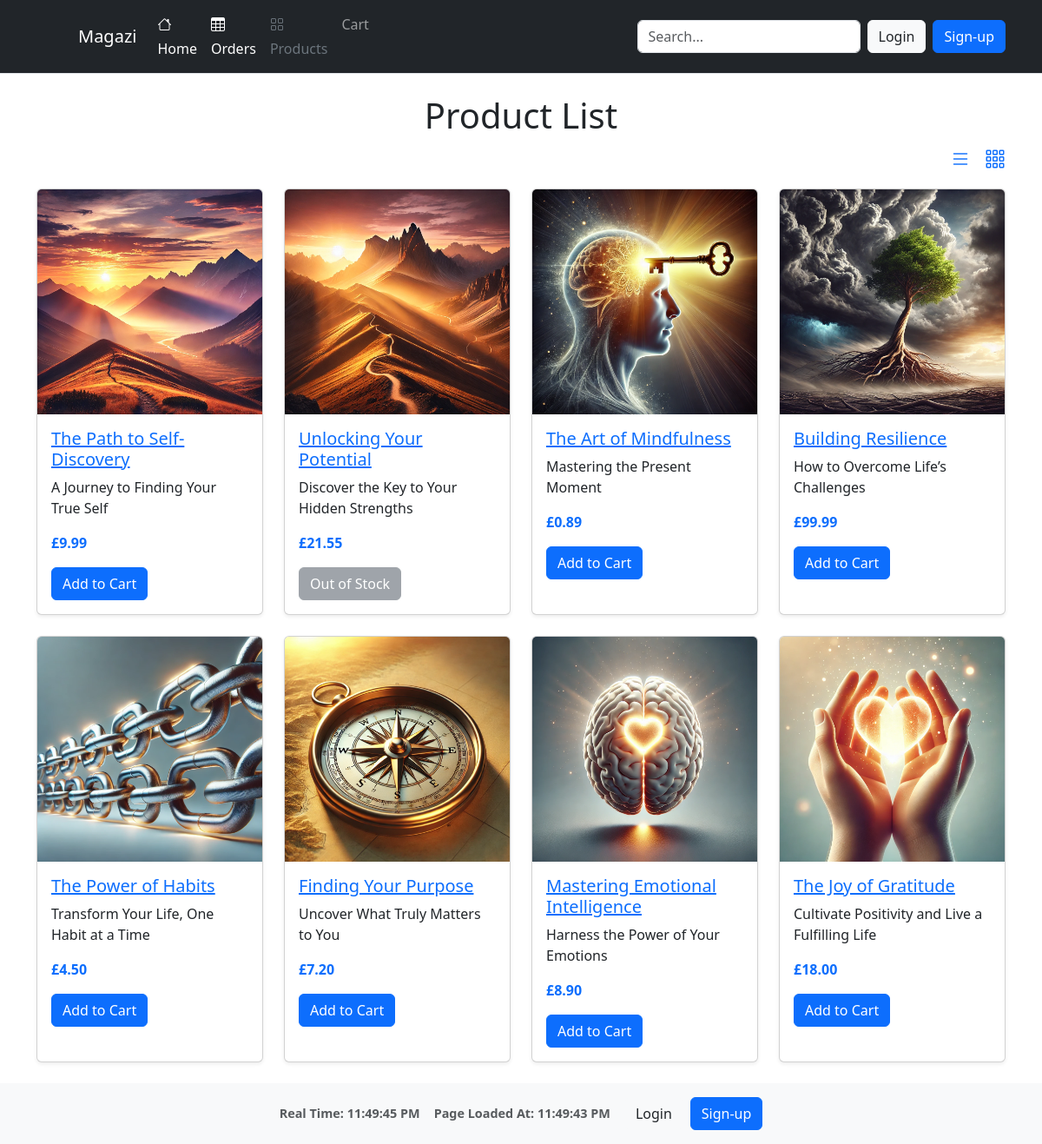
Screenshot of /products/ with the database file from the repository.
### products/models.py (models this page shows, shortened)
class Product(models.Model):
    name = models.CharField(max_length=255)
    description = models.TextField()
    price = models.DecimalField(max_digits=10, decimal_places=2)
    image = models.ImageField(upload_to='product_images/', null=True, blank=True)
    stock = models.PositiveIntegerField(default=0)
    digital_file = models.FileField(upload_to='digital_products/', blank=True, null=True)
    created_at = models.DateTimeField(auto_now_add=True)
    updated_at = models.DateTimeField(auto_now=True)

### products/views.py (the view)
# urls.py: path('', views.product_list, name='product_list'),
def product_list(request):
    products = Product.objects.all()  # Retrieve all products from the database
    return render(request, 'products/product_list.html', {'products': products})

### cart/context.py (called while the page is built, shortened)
def cart_summary(request):
    cart = request.session.get('cart', {})
    cart_items = []
    total = 0
    return {'cart_total': total, 'cart_items': cart_items}

### products/templates/products/product_list.html (shortened to what this page needs)
{% extends "base.html" %}
{% load static %}
{% block extracss %}
    <link href="{% static 'css/products.css' %}" rel="stylesheet">
{% endblock %}
{% block content %}
<div class="container my-4">
    <h1 class="text-center">Product List</h1>
    <div class="d-flex justify-content-end mb-3">
        <a id="toggle-list" href="#" class="me-3" title="List View">
            <i class="bi bi-list" style="font-size: 1.5rem; color: #0d6efd;"></i>
        </a>
        <a id="toggle-grid" href="#" title="Grid View">
            <i class="bi bi-grid-3x3-gap" style="font-size: 1.5rem; color: #0d6efd;"></i>
        </a>
    </div>
        <div id="product-container" class="row row-cols-1 row-cols-sm-2 row-cols-md-3 row-cols-lg-4 g-4">
        {% for product in products %}
            <div class="col">
                <div class="card h-100 shadow-sm  product-card">
                    {% if product.image %}
                        <img src="{{ product.image.url }}" class="card-img-top" alt="{{ product.name }}">
                    {% endif %}
                    <div class="card-body">
                        <h5 class="card-title">
                            <a href="{% url 'products:product_detail' product.id %}">{{ product.name }}</a>
                        </h5>
                        <p class="card-text">{{ product.description|truncatechars:100 }}</p>
                        <p class="card-text text-primary fw-bold">£{{ product.price }}</p>
                        {% if product.stock > 0 %}
                            <a href="{% url 'cart:add_to_cart' product.id %}" class="btn btn-primary">Add to Cart</a>
                        {% else %}
                            <button class="btn btn-secondary" disabled>Out of Stock</button>
                        {% endif %}
                    </div>
                </div>
            </div>
        {% endfor %}
    </div>
</div>
{% endblock %}

### static/css/base_style.css (style rules this page uses)
html, body { min-height: 100vh; margin: 0; display: flex; flex-direction: column; }

### rows the page displays
Product: image (picture), name "The Path to Self-Discovery", description "A Journey to Finding Your True Self", price "9.99", stock "Add to Cart"
Product: image (picture), name "Unlocking Your Potential", description "Discover the Key to Your Hidden Strengths", price "21.55", stock "Out of Stock"
Product: image (picture), name "The Art of Mindfulness", description "Mastering the Present Moment", price "0.89", stock "Add to Cart"
Product: image (picture), name "Building Resilience", description "How to Overcome Life’s Challenges", price "99.99", stock "Add to Cart"
Product: image (picture), name "The Power of Habits", description "Transform Your Life, One Habit at a Time", price "4.50", stock "Add to Cart"
Product: image (picture), name "Finding Your Purpose", description "Uncover What Truly Matters to You", price "7.20", stock "Add to Cart"
Product: image (picture), name "Mastering Emotional Intelligence", description "Harness the Power of Your Emotions", price "8.90", stock "Add to Cart"
Product: image (picture), name "The Joy of Gratitude", description "Cultivate Positivity and Live a Fulfilling Life", price "18.00", stock "Add to Cart"
